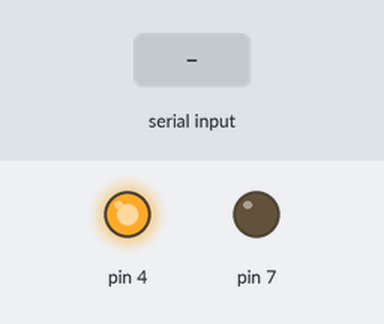
The sketch below on a simulated Arduino Uno, built with avr-gcc and run on an emulated ATmega328P. Shown: output pins drawn as LEDs (lit = HIGH). The test bench sets the inputs (shaded band). What the sketch prints to the serial monitor is not drawn.

Above: at 0.3 s.
At 3.1 s:
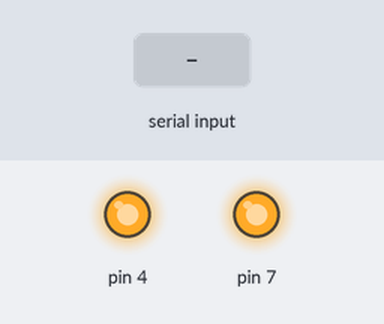
3.2 s: "1" received over Serial
Timing chart, 0 to 6.2 s (numbered marks = the images above; inputs shaded):
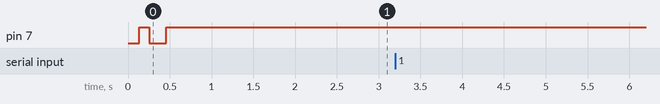

Measured:
- after the input at 3.2 s, every drawn part: stays the same

The sketch:

hc05_auto_atmode.ino
```cpp
/*
 * @author Tsonyo Vasilev
 * @version 0.1
 *This sketch demonstrates how to put an HC-05 Bluetooth module
 *into AT mode automatically as soon as power is applied.
 */

//  Pins
//  BT VCC to Arduino 5V out.
//  BT GND to GND
//  BT RX to Arduino pin 3 (through a voltage divider)
//  BT TX to Arduino pin 2 (no need voltage divider)

//HOW TO GET THE BOARD IN AT MODE FOR DUMMIES:
//This program automates the process described below.
//1. Connect everything according to the pinout above
//2. Press and HOLD the button on the BT board connected to Pin 34
//3. Unplug the jumper that connects the module to the power rail on the Arduino (5V pin)
//4. While holding the button, reconnect the module to the 5V output
//5. The LED on the BT board starts flashing slowly (~every 2 seconds)
//6. The module is now in AT mode, yay!!!!


#include <SoftwareSerial.h>
SoftwareSerial BTserial(2, 3); // RX | TX
// Connect the HC-05 TX to Arduino pin 11 RX.
// Connect the HC-05 RX to Arduino pin 10 TX through a voltage divider (No voltage divider required, the board already has a regulator).

char c = ' ';

void setup()
{
    // start th serial communication with the host computer
    Serial.begin(9600);
    Serial.println("HC-05 and Arduino are ready, baud rate for comms with the PC is 9600.s");

    // start communication with the HC-05 using 38400
    BTserial.begin(38400);
    Serial.println("BTserial started at 38400");

    //Pin 4 controls PIN 34 on the HC-05 through a voltage divider
    pinMode(4, OUTPUT);

    //Pin 5 powers the HC-05
    pinMode(7, OUTPUT);
    delay(100);
    digitalWrite(7, HIGH);
    delay(20);
    //Get the HC-05 to AT mode
    digitalWrite(4, HIGH); //Pin 34 to HIGH
    delay(100);
    digitalWrite(7, LOW); //Disconnect power
    delay(200);
    digitalWrite(7, HIGH); //Reconnect power
    delay(1500);
    //digitalWrite(4, LOW); //Pin 34 to LOW */

}

void loop()
{

     // Keep reading from HC-05 and send to Arduino Serial Monitor
    if (BTserial.available())
    {
        c = BTserial.read();
        Serial.write(c);
    }

    // Keep reading from Arduino Serial Monitor and send to HC-05
    if (Serial.available())
    {
        c =  Serial.read();

        // mirror the commands back to the serial monitor
        // makes it easy to follow the commands
        Serial.write(c);
        BTserial.write(c);
    }

}
```
